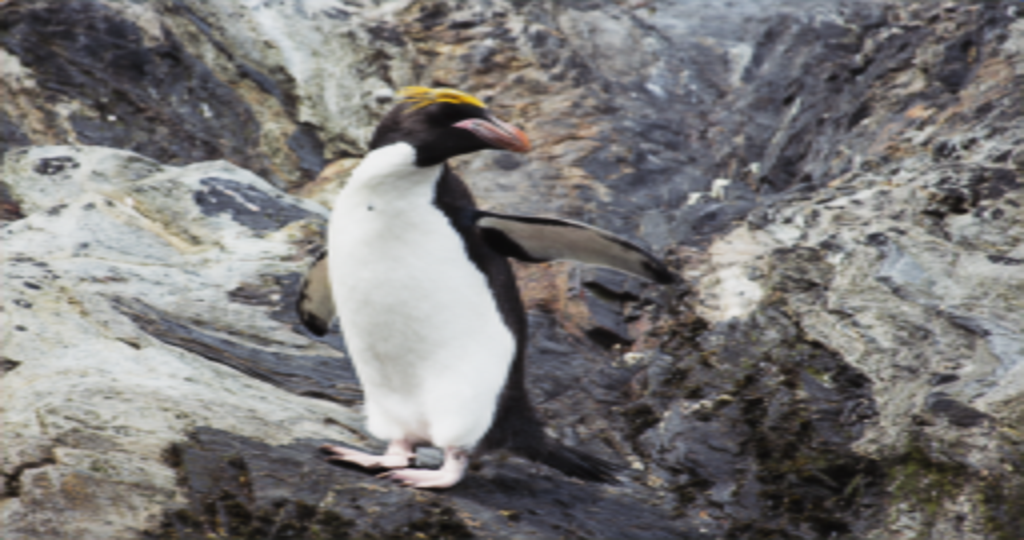
#> input picture upscale/0801.png, 2048 x 1080 px (shown at 1/2 size)
$ python downscale.py upscale upscale
#> lines starting #> are read from the running program, lines starting #| are printed output that depends on the picture
from PIL import Image, ImageFilter
import os
import argparse
import numpy as np


def add_gaussian_noise(image, mean=0, std=10):
    """
    Add Gaussian noise to an image.
    image: PIL Image.
    mean: Mean of the Gaussian noise.
    std: Standard deviation of the Gaussian noise.
    """
    np_image = np.array(image)
    noise = np.random.normal(mean, std, np_image.shape).astype(np.uint8)
    noisy_image = np.clip(np_image + noise, 0, 255).astype(np.uint8)
    return Image.fromarray(noisy_image)


def add_jpeg_artifacts(image, quality=50):
    """
    Simulate JPEG compression artifacts.
    image: PIL Image.
    quality: JPEG compression quality (lower means more artifacts).
    """
    temp_path = "temp.jpg"
    image.save(temp_path, "JPEG", quality=quality)
    return Image.open(temp_path)


def downscale_images(hr_folder, lr_folder, scale_factor=2, blur_radius=1.0, noise_std=10, jpeg_quality=50):
    """
    Downscale HR images to generate degraded LR images with blur, noise, and compression artifacts.
    hr_folder: Path to the folder containing high-resolution images.
    lr_folder: Path to the folder where low-resolution images will be saved.
    scale_factor: Factor by which the image will be downscaled (e.g., 2 for 2x downscaling).
    blur_radius: Radius for Gaussian blur.
    noise_std: Standard deviation of Gaussian noise.
    jpeg_quality: JPEG compression quality (lower means more artifacts).
    """
#> called with hr_folder = 'upscale', lr_folder = 'upscale', scale_factor = 2, blur_radius = 1, noise_std = 10, jpeg_quality = 50
    if not os.path.exists(lr_folder):
        os.makedirs(lr_folder)

    hr_images = [f for f in os.listdir(hr_folder) if f.endswith((".jpg", ".png", ".jpeg"))]

    for hr_image in hr_images:
        hr_image_path = os.path.join(hr_folder, hr_image)
        lr_image_path = os.path.join(lr_folder, hr_image)

        # Open the high-resolution image
        hr_img = Image.open(hr_image_path)
#> hr_img is the input picture: PIL image 2048x1080 RGB; mean R, G, B 122.9, 121.1, 120.4

        # Apply Gaussian blur
        blurred_img = hr_img.filter(ImageFilter.GaussianBlur(blur_radius))

        # Add Gaussian noise
        noisy_img = add_gaussian_noise(blurred_img, std=noise_std)

        # Downscale the image
        lr_img = noisy_img.resize((noisy_img.width // scale_factor, noisy_img.height // scale_factor), Image.BICUBIC)
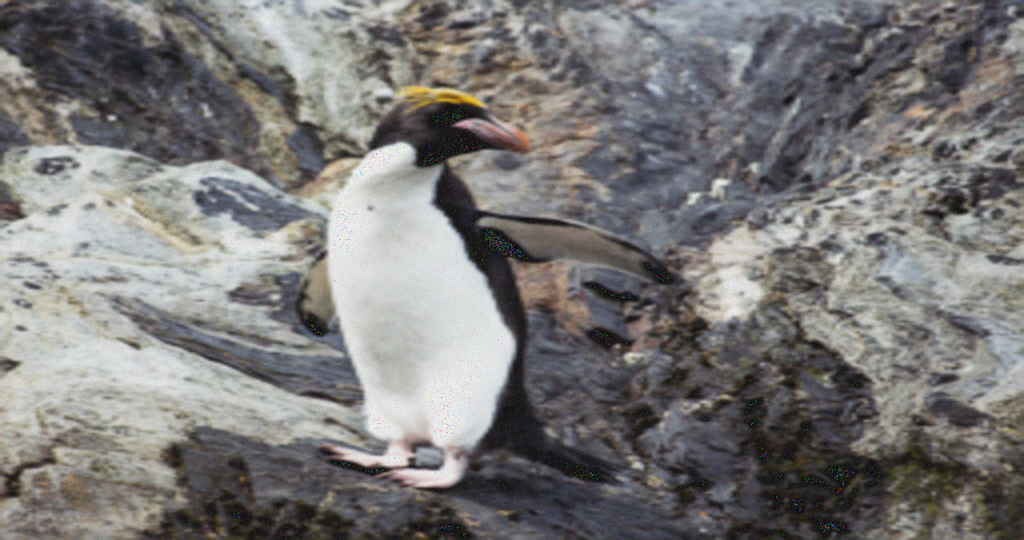
#> lr_img: PIL image 1024x540 RGB; mean R, G, B 122.8, 121.2, 120.4

        # Apply additional blur
        blurry_img = lr_img.filter(ImageFilter.GaussianBlur(blur_radius))

        # Add JPEG artifacts
        final_img = add_jpeg_artifacts(blurry_img, quality=jpeg_quality)

        # Save the final low-resolution image
        final_img.save(lr_image_path)
#> pass 2 of the loop in downscale_images, `for hr_image in hr_images:`:
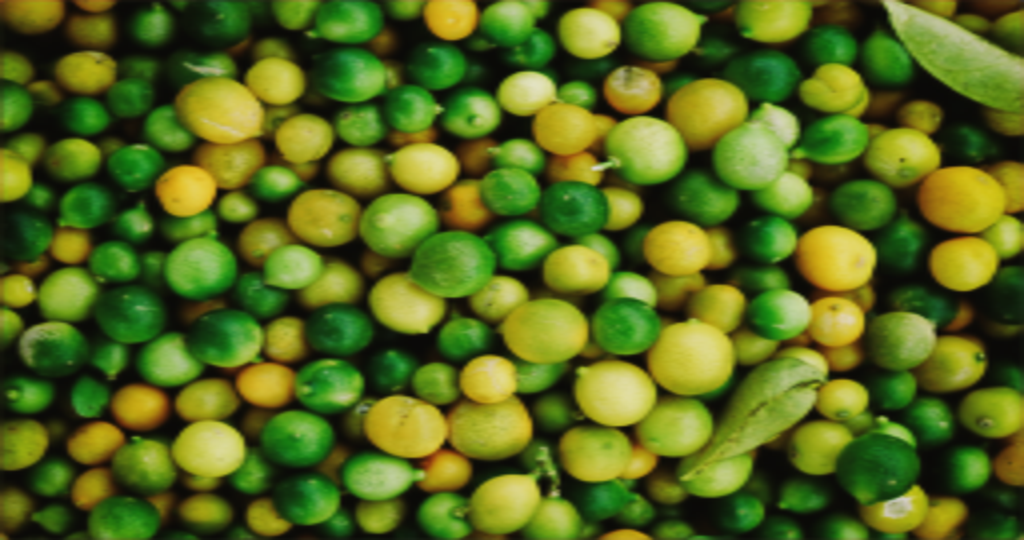
#> input picture upscale/0802.png, 2048 x 1080 px (shown at 1/2 size)
#> in downscale_images, hr_img is the input picture: PIL image 2048x1080 RGB; mean R, G, B 86.8, 105.6, 28.6
#> in downscale_images, `lr_img = noisy_img.resize((noisy_img.width // scale_factor, noisy_img...`:
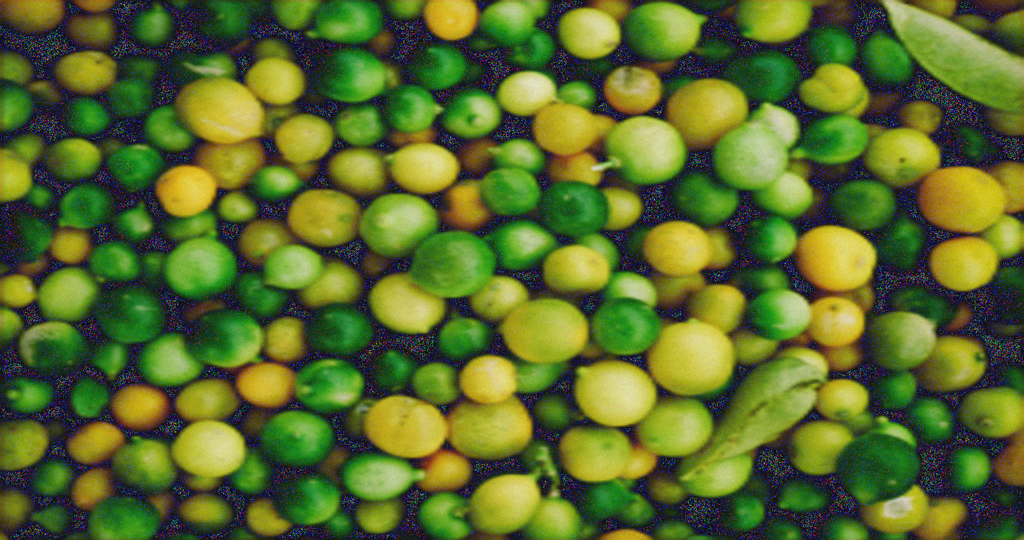
#> lr_img: PIL image 1024x540 RGB; mean R, G, B 90, 107.8, 43.1
#> in add_jpeg_artifacts (call 2), `return Image.open(temp_path)`:
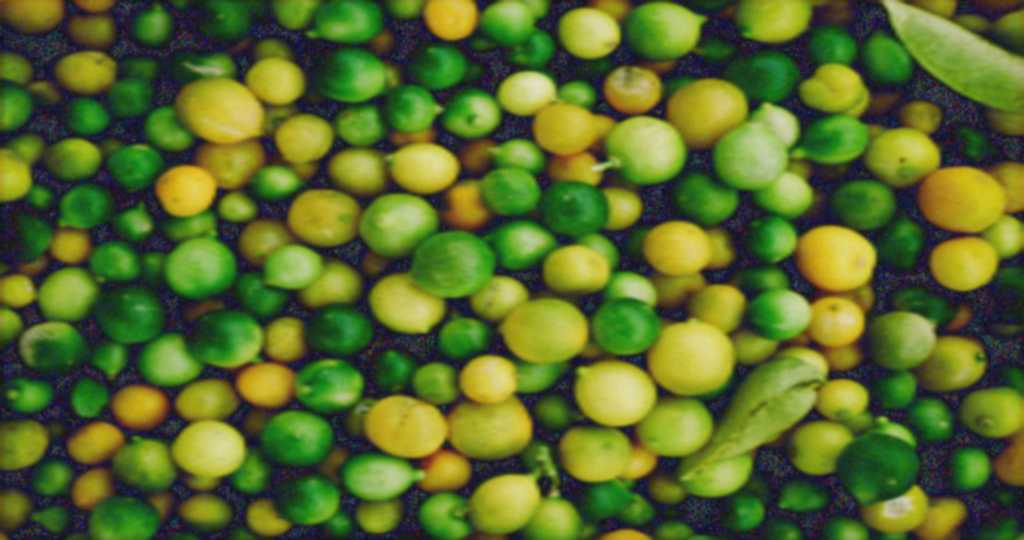
#> returned value: PIL image 1024x540 RGB; mean R, G, B 89.5, 107.3, 42.6

    print(f"Generated degraded LR images saved in {lr_folder}")


def main():
    parser = argparse.ArgumentParser(
        description="Downscale high-resolution images with blur, noise, and compression artifacts to generate low-quality images."
    )
    parser.add_argument("hr_folder", type=str, help="Path to the folder containing high-resolution images")
    parser.add_argument("lr_folder", type=str, help="Path to the folder where low-resolution images will be saved")
    parser.add_argument("--scale_factor", type=int, default=2, help="Downscaling factor (default: 2)")
    parser.add_argument("--blur_radius", type=float, default=1.0, help="Gaussian blur radius (default: 1.0)")
    parser.add_argument("--noise_std", type=int, default=10, help="Standard deviation of Gaussian noise (default: 10)")
    parser.add_argument("--jpeg_quality", type=int, default=50, help="JPEG compression quality (default: 50)")

    args = parser.parse_args()
    downscale_images(args.hr_folder, args.lr_folder, args.scale_factor, args.blur_radius, args.noise_std, args.jpeg_quality)


if __name__ == "__main__":
    main()
